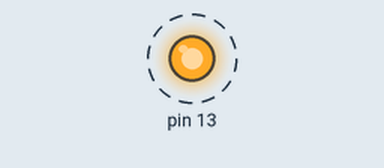
Bench run of a sketch on a simulated Arduino Uno, built with avr-gcc and run on an emulated ATmega328P. On the bench: output pins drawn as LEDs (lit = HIGH). Dashed ring = blinking.

Above: at 0.3 s.
Timing chart, 0 to 3.0 s (numbered marks = the images above):
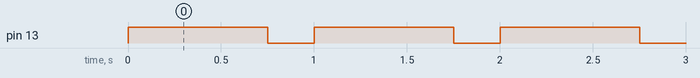

The sketch:

001_test.ino
```cpp
// Tulsa 2021.10.08 Arduino for Beginners Make and Take Clinic

void setup( ) {
  pinMode( 13, OUTPUT );
} // setup( )

void loop( ) {
  digitalWrite( 13, HIGH );
  delay( 750 );

  digitalWrite( 13, LOW );
  delay( 250 );
} // loop( )
```

Measured:
- by itself, pin 13: alternates HIGH for 0.75 s and LOW for 0.25 s
